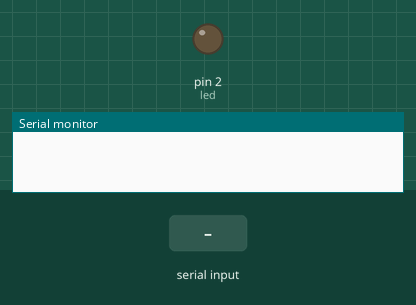
Simulated run of this sketch. Board: Arduino Uno, built with avr-gcc and run on an emulated ATmega328P. On the bench: output pins drawn as LEDs (lit = HIGH), the last lines printed to the serial monitor. The test bench sets the inputs (shaded band). Pins used as bus, display or sensor lines are not drawn.

Above: at 1.2 s.
1.3 s: "1" received over Serial
At 2.6 s:
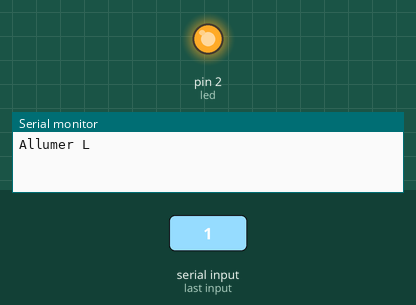
4.3 s: "2" received over Serial
At 5.1 s:
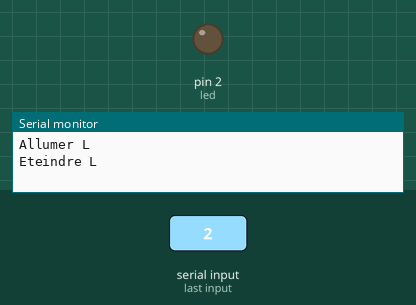
Timing chart, 0 to 7.3 s (numbered marks = the images above; inputs shaded):
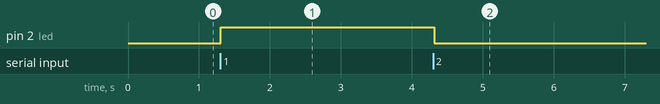

Measured:
- after the input at 1.3 s, pin 2 (led): LOW → HIGH at once
- after the input at 4.3 s, pin 2 (led): HIGH → LOW at once

The sketch:

rfid_test.ino
```cpp
#include <SPI.h>
#include <MFRC522.h>

MFRC522 rfid(10,9);

//String TAG_ID=String("8b")+" "+String("5b")+" "+String("24")+" "+String("a3"); // UID du badge ou de la carte acceptée.
#include <U8glib.h>
 U8GLIB_SSD1306_128X64 u8g(U8G_I2C_OPT_DEV_0|U8G_I2C_OPT_NO_ACK|U8G_I2C_OPT_FAST);
int incomingData;

String recep;

int led = 2;
int a = 4;

void setup() {

  pinMode(led, OUTPUT);
Serial.begin(9600);
  SPI.begin();
rfid.PCD_Init();
delay(30);
}

void loop() {

 if (rfid.PICC_IsNewCardPresent()) {
    if (rfid.PICC_ReadCardSerial()) {
      String myKey=String( String (rfid.uid.uidByte[0],HEX) + String(rfid.uid.uidByte[1],HEX) + String(rfid.uid.uidByte[2],HEX)  + String(rfid.uid.uidByte[3],HEX));
      Serial.println(myKey);

      rfid.PICC_HaltA();
      rfid.PCD_StopCrypto1();
    }
  }
  if (Serial.available()>0) {

    int donnee=Serial.read();

    if (donnee=='2') {
      Serial.println("Eteindre L");
      digitalWrite(2,0);
    }


    if (donnee=='1') {
      Serial.println("Allumer L");
      digitalWrite(2,1);
   }

  }

  }
```
